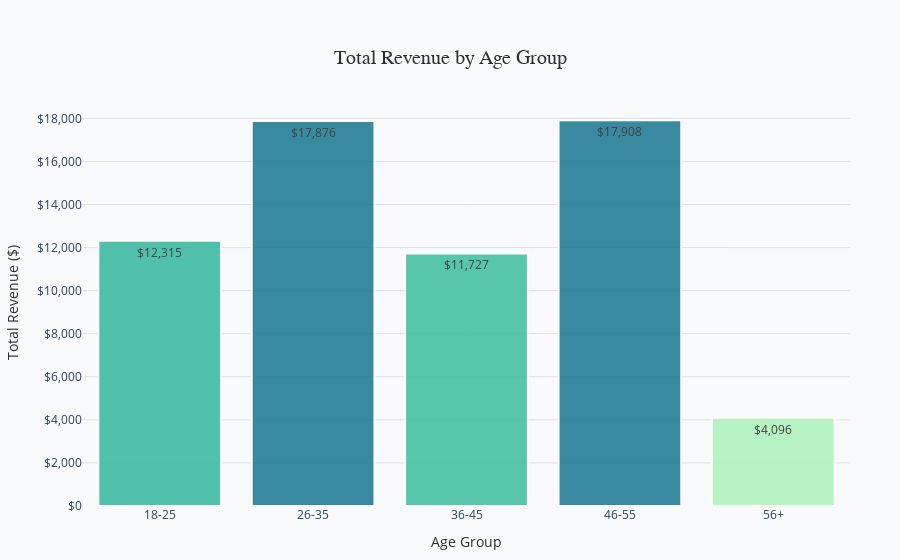

Notebook code cell kept with this figure:
### Markdown cell above
#### 👥 **Sales by Age Group**

Who’s buying the most? Let’s break it down by age group to find out!

How I Did It:

- Split customers into age groups like 18–25, 26–35, and so on.
- Added up the total sales for each group.
- Showed the results in a color-coded bar chart.

What We Found:
- 26–35 and 46–55 age groups are the biggest spenders, with $17,876 and $17,908.
- 18–25 spent $12,315, and 36–45 spent $11,727.
- 56+ spent the least at $4,096.

Why It Matters:

- Yakira Bella can now focus on the 26–35 and 46–55 groups with special ads or products they’ll love, since they’re spending the most.

### Code cell
import pandas as pd
import plotly.graph_objects as go

# Load the second sheet
df = pd.read_excel('/Users/er/Desktop/Yakira Bella Test/project/Presentation/Final_Analyst_Project_Complete.xlsx', sheet_name=1)

# Define age groups
bins = [18, 25, 35, 45, 55, float('inf')]
labels = ['18-25', '26-35', '36-45', '46-55', '56+']
df['Age Group'] = pd.cut(df['Age'], bins=bins, labels=labels, include_lowest=True)

# Calculate total revenue by age group
revenue_by_age_group = df.groupby('Age Group')['Total Revenue'].sum().reset_index()

# Create a bar chart
fig = go.Figure()

# Add bars
fig.add_trace(go.Bar(
    x=revenue_by_age_group['Age Group'],
    y=revenue_by_age_group['Total Revenue'],
    marker=dict(
        color=revenue_by_age_group['Total Revenue'],
        colorscale='Tealgrn',  # Teal-to-green gradient
        showscale=False,
        line=dict(width=2, color='#FFFFFF')
    ),
    text=[f'${revenue:,.0f}' for revenue in revenue_by_age_group['Total Revenue']],
    textposition='auto',
    textfont=dict(size=12, color='#2D2D2D')
))

# Customize the layout
fig.update_layout(
    title=dict(
        text='Total Revenue by Age Group',
        font=dict(size=20, color='#2D2D2D', family='Arial, bold'),
        x=0.5,
        xanchor='center',
        yanchor='top',
        pad=dict(t=20)
    ),
    xaxis=dict(
        title='Age Group',
        titlefont=dict(size=14, color='#2D2D2D'),
        tickfont=dict(size=12),
        showgrid=False
    ),
    yaxis=dict(
        title='Total Revenue ($)',
        titlefont=dict(size=14, color='#2D2D2D'),
        tickfont=dict(size=12),
        gridcolor='#E0E0E0',
        zeroline=False,
        tickformat='$,.0f'
    ),
    plot_bgcolor='#F9FAFB',  # Soft off-white background
    paper_bgcolor='#F9FAFB',
    margin=dict(l=50, r=50, t=100, b=50),
    showlegend=False,
    hovermode='x'
)

# Add hover effect
fig.update_traces(
    opacity=0.9,
    hovertemplate='<b>Age Group</b>: %{x}<br><b>Revenue</b>: $%{y:,.0f}<extra></extra>'
)

# Show the plot
#fig.show()

### Figure 1 — Plotly figure (JSON) as saved in the notebook; plotly's stock layout.template omitted (floating-point values rounded to 4 significant figures)
{"data": [{"hovertemplate": "<b>Age Group</b>: %{x}<br><b>Revenue</b>: $%{y:,.0f}<extra></extra>", "marker": {"color": [12310.0, 17880.0, 11730.0, 17910.0, 4096], "colorscale": [[0, "rgb(176, 242, 188)"], [0.1667, "rgb(137, 232, 172)"], [0.3333, "rgb(103, 219, 165)"], [0.5, "rgb(76, 200, 163)"], [0.6667, "rgb(56, 178, 163)"], [0.8333, "rgb(44, 152, 160)"], [1, "rgb(37, 125, 152)"]], "line": {"color": "#FFFFFF", "width": 2}, "showscale": false}, "opacity": 0.9, "text": ["$12,315", "$17,876", "$11,727", "$17,908", "$4,096"], "textfont": {"color": "#2D2D2D", "size": 12}, "textposition": "auto", "type": "bar", "x": ["18-25", "26-35", "36-45", "46-55", "56+"], "y": [12310.0, 17880.0, 11730.0, 17910.0, 4096]}], "layout": {"hovermode": "x", "margin": {"b": 50, "l": 50, "r": 50, "t": 100}, "paper_bgcolor": "#F9FAFB", "plot_bgcolor": "#F9FAFB", "showlegend": false, "title": {"font": {"color": "#2D2D2D", "family": "Arial, bold", "size": 20}, "pad": {"t": 20}, "text": "Total Revenue by Age Group", "x": 0.5, "xanchor": "center", "yanchor": "top"}, "xaxis": {"showgrid": false, "tickfont": {"size": 12}, "title": {"font": {"color": "#2D2D2D", "size": 14}, "text": "Age Group"}}, "yaxis": {"gridcolor": "#E0E0E0", "tickfont": {"size": 12}, "tickformat": "$,.0f", "title": {"font": {"color": "#2D2D2D", "size": 14}, "text": "Total Revenue ($)"}, "zeroline": false}}}
